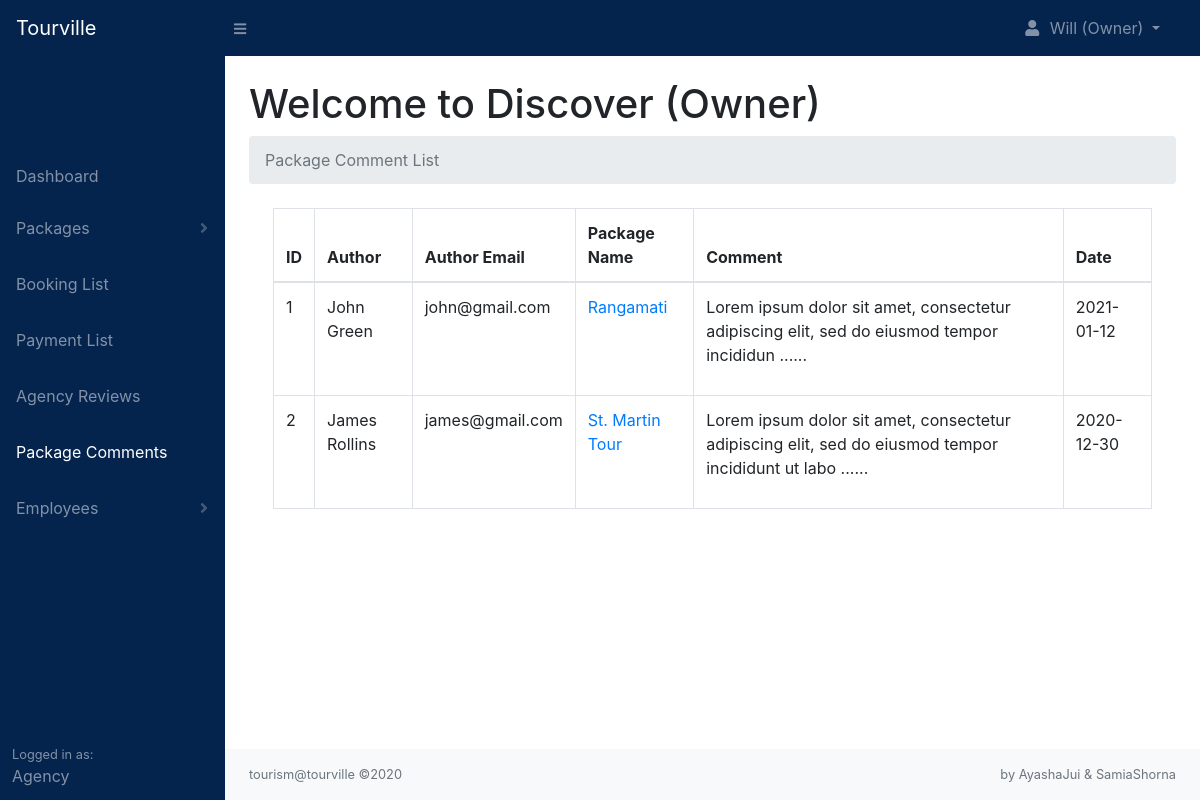
The page /agency/comments.php (signed in) on the database its author committed.
### tables this page shows
CREATE TABLE `comments` (
  `comment_id` int(11) NOT NULL,
  `tourist_id` int(11) NOT NULL,
  `package_id` int(11) NOT NULL,
  `agency_id` int(11) NOT NULL,
  `content` text NOT NULL,
  `comment_status` varchar(255) NOT NULL,
  `comment_date` date NOT NULL
);

CREATE TABLE `tourists` (
  `tourist_id` int(11) NOT NULL,
  `tourist_stripe` varchar(255) NOT NULL,
  `tourist_username` varchar(255) NOT NULL,
  `tourist_firstname` varchar(255) NOT NULL,
  `tourist_lastname` varchar(255) NOT NULL,
  `tourist_email` varchar(255) NOT NULL,
  `tourist_password` varchar(255) NOT NULL,
  `profile_image` text NOT NULL,
  `tourist_contact` varchar(255) NOT NULL,
  `tourist_address` varchar(255) NOT NULL,
  `tourist_status` varchar(255) NOT NULL,
  `date` date NOT NULL
);

CREATE TABLE `packages` (
  `package_id` int(11) NOT NULL,
  `agency_id` int(11) NOT NULL,
  `package_name` varchar(255) NOT NULL,
  `location` varchar(255) NOT NULL,
  `country` varchar(255) NOT NULL,
  `place_details` text NOT NULL,
  `place_images` text NOT NULL,
  `num_days` int(11) NOT NULL,
  `num_nights` int(11) NOT NULL,
  `budget_price` int(11) NOT NULL,
  `comfort_price` int(11) NOT NULL,
  `lux_price` int(11) NOT NULL,
  `budget_details` varchar(255) NOT NULL,
  `comfort_details` varchar(255) NOT NULL,
  `lux_details` varchar(255) NOT NULL,
  `booking_percentage` int(11) NOT NULL,
  `min_people` int(11) NOT NULL,
  `includes` text NOT NULL,
  `excludes` text NOT NULL,
  `optional` text NOT NULL,
  `itinerary` text NOT NULL,
  `package_status` varchar(255) NOT NULL,
  `package_date` date NOT NULL
);

### includes/functions.php (called while the page is built, shortened)
<?php
    function readPackage($package_id){
        include 'db.php';
        $stmt = $pdo->prepare('SELECT * FROM packages WHERE package_id = :package_id');
        $stmt->execute([':package_id' => $package_id]);
        $package = $stmt->fetch(PDO::FETCH_ASSOC);
        return $package;
    }
    function readTourist($tourist_id){
        include 'db.php';
        $stmt = $pdo->prepare('SELECT * FROM tourists WHERE tourist_id = :tourist_id');
        $stmt->execute([':tourist_id' => $tourist_id]);
        $tourist = $stmt->fetch(PDO::FETCH_ASSOC);
        return $tourist;
    }
?>

### agency/comments.php (the view, shortened to what this page needs)
<?php
    include '../includes/db.php';
    include '../includes/functions.php';
    include 'layouts/agency_header.php';
    include 'layouts/agency_navbar.php';
    if(isset($_SESSION['agency_id'])){
        $agency_id = $_SESSION['agency_id'];
        $stmt = $pdo->prepare('SELECT * FROM comments WHERE agency_id = :agency_id AND comment_status = :comment_status ORDER BY comment_id DESC');
        $stmt->execute([':agency_id'        => $agency_id,
                        ':comment_status'   => 'published']);
        $comments = [];
        while($row = $stmt->fetch(PDO::FETCH_ASSOC)){
            $comments[] = $row;
        }
    }
?>
<head>
    <link rel="stylesheet" href="../css/agency.php">
</head>
<div id="layoutSidenav">
    <?php
        include 'layouts/agency_sidenav.php';
    ?>
    <div id="layoutSidenav_content">
        <main>
            <div class="container-fluid">
                <h1 class="mt-4">Welcome to
                <?php
                    if(isset($_SESSION['employee_id'])){
                        echo ucwords($_SESSION['agency_name']) ." (". ucwords($_SESSION['role']) .")";
                    }elseif($_SESSION['agency_id']){
                        echo ucwords($_SESSION['agency_name']) ." (Owner)";
                    }
                ?>
                </h1>
                <ol class="breadcrumb mb-4">
                    <li class="breadcrumb-item active">Package Comment List</li>
                </ol>
                <div class="container-fluid mt-3">
                <?php
                    if(empty($comments)){
                        echo '<h1 class="text-center pt-4">No Comment Found</h1>';
                    }else{
                ?>
                    <table class="table table-hover table-bordered">
                        <thead>
                            <tr>
                                <th>ID</th>
                                <th>Author</th>
                                <th>Author Email</th>
                                <th>Package Name</th>
                                <th>Comment</th>
                                <th>Date</th>
                            </tr>
                        </thead>
                        <tbody>
                        <?php
                        $i = 1;
                            foreach($comments as $comment){
                                echo '<tr>';
                                    echo '<td>'. $i++ .'</td>';
                                    $tourist = readTourist($comment['tourist_id']);
                                    echo '<td>'. ucwords($tourist['tourist_firstname']) .' '. ucwords($tourist['tourist_lastname']) .'</td>';
                                    echo '<td>'. $tourist['tourist_email'] .'</td>';
                                    $package = readPackage($comment['package_id']);
                                    echo '<td><a href="../package.php?package_id='. $comment['package_id'] .'">'. $package['package_name'] .'</a></td>';
                                    echo '<td>'. substr($comment['content'], 0, 100) .' ......</td>';
                                    echo '<td>'. $comment['comment_date'] .'</td>';
                                echo '</tr>';
                            }
                        ?>
                        </tbody>
                    </table>
                <?php
                    }
                ?>
                </div>
            </div>
        </main>
        <footer class="py-3 bg-light mt-auto">
            <div class="container-fluid">
                <div class="d-flex align-items-center justify-content-between small">
                    <div class="text-muted">tourism@tourville &copy;2020</div>
                    <div class="text-muted">by AyashaJui & SamiaShorna</div>
                </div>
            </div>
        </footer>
    </div>
</div>
<?php
    include 'layouts/agency_footer.php';
?>

### rows shown on the page
comments: tourist.tourist_firstname "John", tourist.tourist_lastname "Green", tourist.tourist_email "john@gmail.com", package.package_name "Rangamati", content "Lorem ipsum dolor sit amet, consectetur adipiscing elit, sed do eiusmod tempor incididun", comment_date "2021-01-12"
comments: tourist.tourist_firstname "James", tourist.tourist_lastname "Rollins", tourist.tourist_email "james@gmail.com", package.package_name "St. Martin Tour", content "Lorem ipsum dolor sit amet, consectetur adipiscing elit, sed do eiusmod tempor incididunt ut labo", comment_date "2020-12-30"

### other values the page prints
$_SESSION['owner_firstname'] "Will"
$_SESSION['agency_name'] "Discover"
